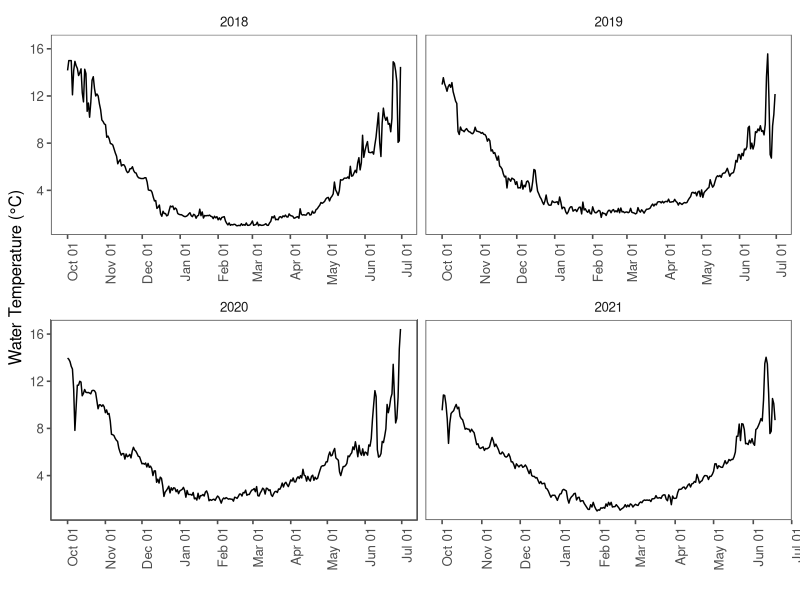

Here is the R script that generated this plot: (Note: this script raises an error after producing the figure.)
#### CLEAR THE ENVIRONMENT FIRST ---------------------------------------------

rm(list = ls(all.names = TRUE))


#### LOAD PACKAGES -----------------------------------------------------------

library(ggplot2)
library(lubridate)
library(ggthemes)
library(dplyr)
library(readxl)
library(zoo)
library(gridExtra)
library(grid)
library(cowplot)


#### LOAD TEMPERATURE DATA -----------------------------------------------------------------------

temp.1 <- read_excel("data/lake-superior-thunder-bay/lake-superior-thunder-bay-temperature.xlsx", sheet = "2018")
temp.2 <- read_excel("data/lake-superior-thunder-bay/lake-superior-thunder-bay-temperature.xlsx", sheet = "2019")
temp.3 <- read_excel("data/lake-superior-thunder-bay/lake-superior-thunder-bay-temperature.xlsx", sheet = "2020")
temp.4 <- read_excel("data/lake-superior-thunder-bay/lake-superior-thunder-bay-temperature.xlsx", sheet = "2021")

temp.all <- bind_rows(temp.1, temp.2, temp.3, temp.4) %>% 
  mutate(yday = yday(date))
rm(temp.1, temp.2, temp.3, temp.4)

## 
ggplot(temp.all, aes(x = date, y = temp.c)) + 
  geom_line() + theme_few() + 
  labs(y = 'Water Temperature (°C)', x = "") + 
  scale_x_datetime(date_breaks = "1 month", date_labels =  "%b %d") + 
  theme(axis.text.x = element_text(angle = 90, hjust = 1)) + 
  facet_wrap(~year, scales = "free_x")

#### CALCULATE MEAN SPAWNING DATE ----------------------------------------------------------------

mu.spawn <- read_excel("data/lake-superior-thunder-bay/lake-superior-thunder-bay-spawning.xlsx", sheet = "lake-superior-thunder-bay-spawn") %>% 
  group_by(year) %>% 
  summarize(mu.spawn.date = as.Date(weighted.mean(date, spawn.abundance), format = "%Y-%m-%d")) %>% 
  mutate(mu.spawn.yday = yday(mu.spawn.date)) %>% 
  summarize(mu.spawn = mean(mu.spawn.yday)) %>% 
  pull()


#### CALCULATE MEAN HATCHING DATE ----------------------------------------------------------------

mu.hatch <- read_excel("data/lake-superior-apostle-islands/lake-superior-apostle-islands-hatching.xlsx", sheet = "lake-superior-apostle-hatching") %>% 
  select(year, mu.hatch.date = mean.date) %>% 
  mutate(mu.hatch.yday = yday(mu.hatch.date)) %>% 
  summarize(mu.hatch = mean(mu.hatch.yday)) %>% 
  pull()


## Filter temp profiles by start and end dates
temp.spawn <- temp.all %>% group_by(year) %>% filter(yday >= mu.spawn)
temp.hatch <- temp.all %>% group_by(year) %>% filter(yday <= mu.hatch)
temp.inc <- bind_rows(temp.spawn, temp.hatch) 

## Find ADD at hatch
temp.ADD <- temp.inc %>% group_by(year) %>% 
  mutate(ADD = cumsum(temp.c)) %>% 
  filter(ADD == max(ADD)) %>% 
  select(date, year, temp.c, ADD)


#### XXXXXXXXX -----------------------
## Polynomial: y = a + bx + cx^2
## Semilog: log10(y) = log10(a) + log10(b)x + log10(c)x^2
## Antilog: 10^(log(y))

## Colby and Brooke
model.CB <- read_excel("data/model-structural-parameters.xlsx", sheet = "coefs") %>% 
  filter(lake == "Pickeral Lake")

## Take antilog from daily semilog output, accumulate across days
model.CB.perc <- temp.all %>%
  group_by(year) %>% 
  filter(date >= as.Date(mu.spawn, origin = paste0(year-2, "-12-31"))) %>% 
  mutate(perc.day = (10^(model.CB$a + model.CB$b * temp.c + model.CB$c * temp.c^2))*100,
         perc.cum = cumsum(perc.day)) %>% 
  filter(perc.cum <= 100) %>%
  mutate(ADD = cumsum(temp.c))

model.CB.perc.max <- model.CB.perc %>% group_by(year) %>% 
  filter(perc.cum == max(perc.cum)) %>% 
  select(date, year, temp.c, ADD) %>% 
  mutate(model = "CB")

## Stewart et al. 2021
model.superior <- read_excel("data/model-structural-parameters.xlsx", sheet = "coefs") %>% 
  filter(lake == "Lake Superior")

## Take antilog from daily semilog output, accumulate across days
model.ST.perc <- temp.all %>%
  group_by(year) %>% 
  filter(date >= as.Date(mu.spawn, origin = paste0(year-2, "-12-31"))) %>% 
  mutate(perc.day = (10^(model.superior$a + model.superior$b * temp.c + model.superior$c * temp.c^2))*100,
         perc.cum = cumsum(perc.day),) %>% 
  filter(perc.cum <= 100) %>%
  mutate(ADD = cumsum(temp.c))

model.ST.perc.max <- model.ST.perc %>% group_by(year) %>% 
  filter(perc.cum == max(perc.cum)) %>% 
  select(date, year, temp.c, ADD) %>% 
  mutate(model = "ST")


#### COMBINE ALL MODEL HATCHING ESTIMATES --------------------------------------------------------

model.hatching.all <- temp.ADD %>% 
  mutate(model = "EP") %>% 
  bind_rows(., model.ST.perc.max, model.CB.perc.max) %>% 
  mutate(model = factor(model, ordered = TRUE, levels = c("EP", "ST", "CB")),
         jday = yday(date))


#### VISUALIZATIONS ------------------------------------------------------------------------------

ggplot(temp.all, aes(x = date, y = temp.c)) + 
  geom_line(size = 0.8) +
  geom_vline(data = data.frame(year = unique(temp.all$year), 
                               date = temp.inc %>% group_by(year) %>% slice(1) %>% pull(date)),
             aes(xintercept = date), color = "gray25", linetype = "dashed", show.legend = FALSE) +
  geom_point(data = model.hatching.all, aes(x = as.POSIXct(date), y = temp.c, fill = model, shape = model), size = 3) +
  scale_shape_manual("", values = c(21, 22, 23),
                     labels = c("Observed Hatching  ", "Stewart et al., 2021  ", "Colby & Brooke, 1973")) +
  scale_fill_manual("", values = c("lightsalmon", "cornflowerblue", "forestgreen"),
                    labels = c("Observed Hatching  ", "Stewart et al., 2021  ", "Colby & Brooke, 1973")) +
  scale_x_datetime(date_breaks = "1 month", date_labels =  "%b %d") + 
  labs(y = "Water Temperature (°C)") + 
  theme_few() + 
  theme(axis.text.x = element_text(angle = 45, hjust = 1),
        axis.text = element_text(size = 12),
        axis.title.y = element_text(size = 15),
        axis.title.x = element_blank(),
        legend.position = "top", 
        legend.text = element_text(size = 15),
        strip.text = element_text(size = 12),
        panel.spacing = unit(1, "lines")) + 
  facet_wrap(~year, scales = "free_x")

ggsave("figures/lake-superior-thunder-bay/lake-superior-thunder-bay-model-comparison-temp.png", height = 7, width = 11, dpi = 300)


plot.add <- ggplot(model.hatching.all, aes(x = factor(year), y = ADD, group = model)) +
  geom_point(aes(fill = model, shape = model), size = 3) + 
  scale_shape_manual("", values = c(21, 22, 23),
                     labels = c("Observed Hatching  ", "Stewart et al., 2021  ", "Colby & Brooke, 1973")) +
  scale_fill_manual("", values = c("lightsalmon", "cornflowerblue", "forestgreen"),
                    labels = c("Observed Hatching  ", "Stewart et al., 2021  ", "Colby & Brooke, 1973")) +
  labs(y = "Degree-days") +
  theme_few() + 
  theme(axis.text.x = element_text(angle = 45, hjust = 1),
        axis.text = element_text(size = 12),
        axis.title.y = element_text(size = 15),
        axis.title.x = element_blank(),
        legend.position = "top", 
        legend.text = element_text(size = 15),
        strip.text = element_text(size = 12),
        panel.spacing = unit(1, "lines"))

plot.date <- ggplot(model.hatching.all, aes(x = factor(year), y = jday, group = model)) +
  geom_point(aes(fill = model, shape = model), size = 3) + 
  scale_shape_manual("", values = c(21, 22, 23),
                     labels = c("Observed Hatching  ", "Stewart et al., 2021  ", "Colby & Brooke, 1973")) +
  scale_fill_manual("", values = c("lightsalmon", "cornflowerblue", "forestgreen"),
                    labels = c("Observed Hatching  ", "Stewart et al., 2021  ", "Colby & Brooke, 1973")) +
  labs(y = "Julian Date") +
  theme_few() + 
  theme(axis.text.x = element_text(angle = 45, hjust = 1),
        axis.text = element_text(size = 12),
        axis.title.y = element_text(size = 15),
        axis.title.x = element_blank(),
        legend.position = "top", 
        legend.text = element_text(size = 15),
        strip.text = element_text(size = 12),
        panel.spacing = unit(1, "lines"))

## Combine all figures
plot.all <- grid.arrange(
  arrangeGrob(get_legend(plot.add),
              nrow = 1,
              ncol = 1),
  arrangeGrob(
    arrangeGrob(plot.add + theme(legend.position = "none", axis.title.x = element_blank()),
                nrow = 1),
    arrangeGrob(plot.date + theme(legend.position = "none", axis.title.x = element_blank()), 
                nrow = 1),
    ncol = 2,
    widths = c(1, 1)
  ),
  heights = c(0.05, 1.0)
)

ggsave("figures/lake-superior-thunder-bay/lake-superior-thunder-bay-model-comparison-point.png", plot = plot.all, width = 8, height = 5, dpi = 300)

